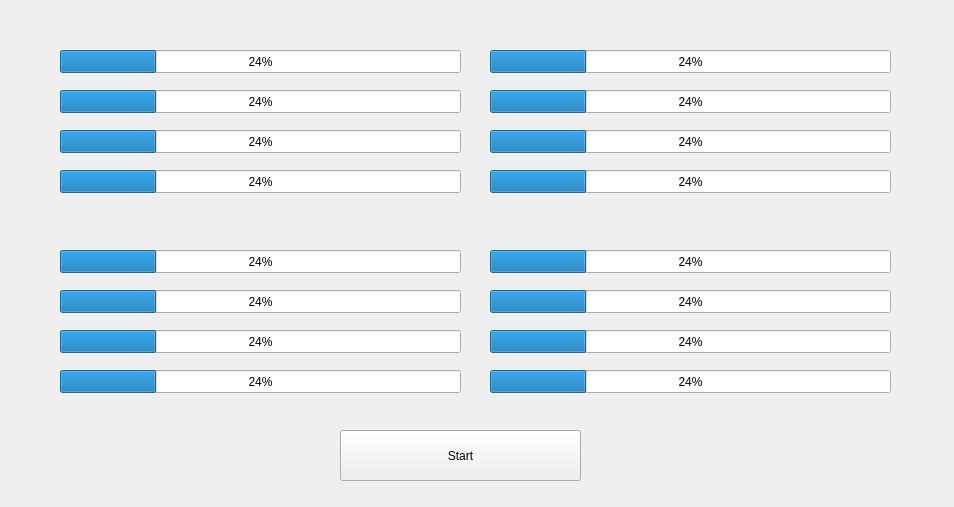
<?xml version="1.0" encoding="UTF-8"?>
<ui version="4.0">
 <class>QThreadPoolDemo</class>
 <widget class="QWidget" name="QThreadPoolDemo">
  <property name="geometry">
   <rect>
    <x>0</x>
    <y>0</y>
    <width>954</width>
    <height>507</height>
   </rect>
  </property>
  <property name="windowTitle">
   <string>Form</string>
  </property>
  <widget class="QProgressBar" name="progressBar">
   <property name="geometry">
    <rect>
     <x>60</x>
     <y>50</y>
     <width>401</width>
     <height>23</height>
    </rect>
   </property>
   <property name="value">
    <number>24</number>
   </property>
  </widget>
  <widget class="QProgressBar" name="progressBar_2">
   <property name="geometry">
    <rect>
     <x>60</x>
     <y>90</y>
     <width>401</width>
     <height>23</height>
    </rect>
   </property>
   <property name="value">
    <number>24</number>
   </property>
  </widget>
  <widget class="QProgressBar" name="progressBar_3">
   <property name="geometry">
    <rect>
     <x>60</x>
     <y>130</y>
     <width>401</width>
     <height>23</height>
    </rect>
   </property>
   <property name="value">
    <number>24</number>
   </property>
  </widget>
  <widget class="QProgressBar" name="progressBar_4">
   <property name="geometry">
    <rect>
     <x>60</x>
     <y>170</y>
     <width>401</width>
     <height>23</height>
    </rect>
   </property>
   <property name="value">
    <number>24</number>
   </property>
  </widget>
  <widget class="QProgressBar" name="progressBar_5">
   <property name="geometry">
    <rect>
     <x>490</x>
     <y>50</y>
     <width>401</width>
     <height>23</height>
    </rect>
   </property>
   <property name="value">
    <number>24</number>
   </property>
  </widget>
  <widget class="QProgressBar" name="progressBar_6">
   <property name="geometry">
    <rect>
     <x>490</x>
     <y>90</y>
     <width>401</width>
     <height>23</height>
    </rect>
   </property>
   <property name="value">
    <number>24</number>
   </property>
  </widget>
  <widget class="QProgressBar" name="progressBar_7">
   <property name="geometry">
    <rect>
     <x>490</x>
     <y>130</y>
     <width>401</width>
     <height>23</height>
    </rect>
   </property>
   <property name="value">
    <number>24</number>
   </property>
  </widget>
  <widget class="QProgressBar" name="progressBar_8">
   <property name="geometry">
    <rect>
     <x>490</x>
     <y>170</y>
     <width>401</width>
     <height>23</height>
    </rect>
   </property>
   <property name="value">
    <number>24</number>
   </property>
  </widget>
  <widget class="QProgressBar" name="progressBar_9">
   <property name="geometry">
    <rect>
     <x>60</x>
     <y>250</y>
     <width>401</width>
     <height>23</height>
    </rect>
   </property>
   <property name="value">
    <number>24</number>
   </property>
  </widget>
  <widget class="QProgressBar" name="progressBar_10">
   <property name="geometry">
    <rect>
     <x>60</x>
     <y>290</y>
     <width>401</width>
     <height>23</height>
    </rect>
   </property>
   <property name="value">
    <number>24</number>
   </property>
  </widget>
  <widget class="QProgressBar" name="progressBar_11">
   <property name="geometry">
    <rect>
     <x>60</x>
     <y>330</y>
     <width>401</width>
     <height>23</height>
    </rect>
   </property>
   <property name="value">
    <number>24</number>
   </property>
  </widget>
  <widget class="QProgressBar" name="progressBar_12">
   <property name="geometry">
    <rect>
     <x>60</x>
     <y>370</y>
     <width>401</width>
     <height>23</height>
    </rect>
   </property>
   <property name="value">
    <number>24</number>
   </property>
  </widget>
  <widget class="QProgressBar" name="progressBar_13">
   <property name="geometry">
    <rect>
     <x>490</x>
     <y>250</y>
     <width>401</width>
     <height>23</height>
    </rect>
   </property>
   <property name="value">
    <number>24</number>
   </property>
  </widget>
  <widget class="QProgressBar" name="progressBar_14">
   <property name="geometry">
    <rect>
     <x>490</x>
     <y>290</y>
     <width>401</width>
     <height>23</height>
    </rect>
   </property>
   <property name="value">
    <number>24</number>
   </property>
  </widget>
  <widget class="QProgressBar" name="progressBar_15">
   <property name="geometry">
    <rect>
     <x>490</x>
     <y>370</y>
     <width>401</width>
     <height>23</height>
    </rect>
   </property>
   <property name="value">
    <number>24</number>
   </property>
  </widget>
  <widget class="QProgressBar" name="progressBar_16">
   <property name="geometry">
    <rect>
     <x>490</x>
     <y>330</y>
     <width>401</width>
     <height>23</height>
    </rect>
   </property>
   <property name="value">
    <number>24</number>
   </property>
  </widget>
  <widget class="QPushButton" name="btn_start">
   <property name="geometry">
    <rect>
     <x>340</x>
     <y>430</y>
     <width>241</width>
     <height>51</height>
    </rect>
   </property>
   <property name="text">
    <string>Start</string>
   </property>
  </widget>
 </widget>
 <resources/>
 <connections/>
</ui>
